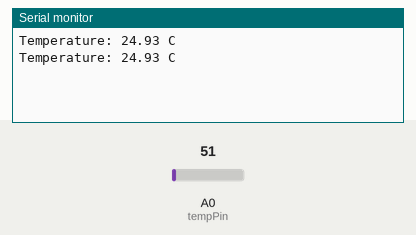
Recording of a sketch running on a simulated Arduino Uno, built with avr-gcc and run on an emulated ATmega328P. On the bench: the last lines printed to the serial monitor. The inputs (shaded band) are chosen by the test bench; at power-on: A0 (tempPin) = 51.

Above: at 1.8 s.
1.9 s: A0 (tempPin) set to 61
At 2.8 s:
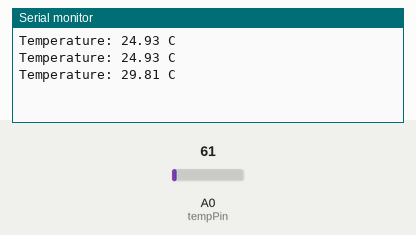
3.4 s: A0 (tempPin) set to 71
At 4.4 s:
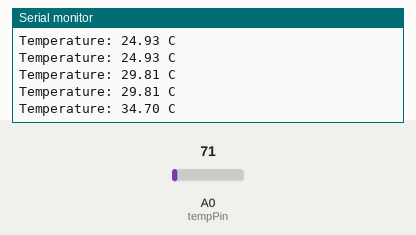
Timing chart, 0 to 6.4 s (numbered marks = the images above; inputs shaded):
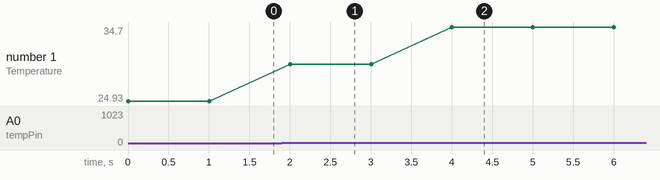

Measured:
- after the input at 1.9 s, the serial monitor: prints a new line after 0.10 s (image 1)
- after the input at 3.4 s, the serial monitor: prints a new line after 0.60 s (image 2)
- plotted number 1: 24.93 → 29.81 after the input at 1.9 s, 29.81 → 34.7 after the input at 3.4 s

The sketch:

code.ino
```cpp
const int tempPin = A0;

void setup() {
  Serial.begin(9600);
}

void loop() {

  int value = analogRead(tempPin);
  float voltage = value * (5.0 / 1023.0);
  float temperature = voltage * 100;   // LM35: 10mV per °C

  Serial.print("Temperature: ");
  Serial.print(temperature);
  Serial.println(" C");

  delay(1000);
}
```
